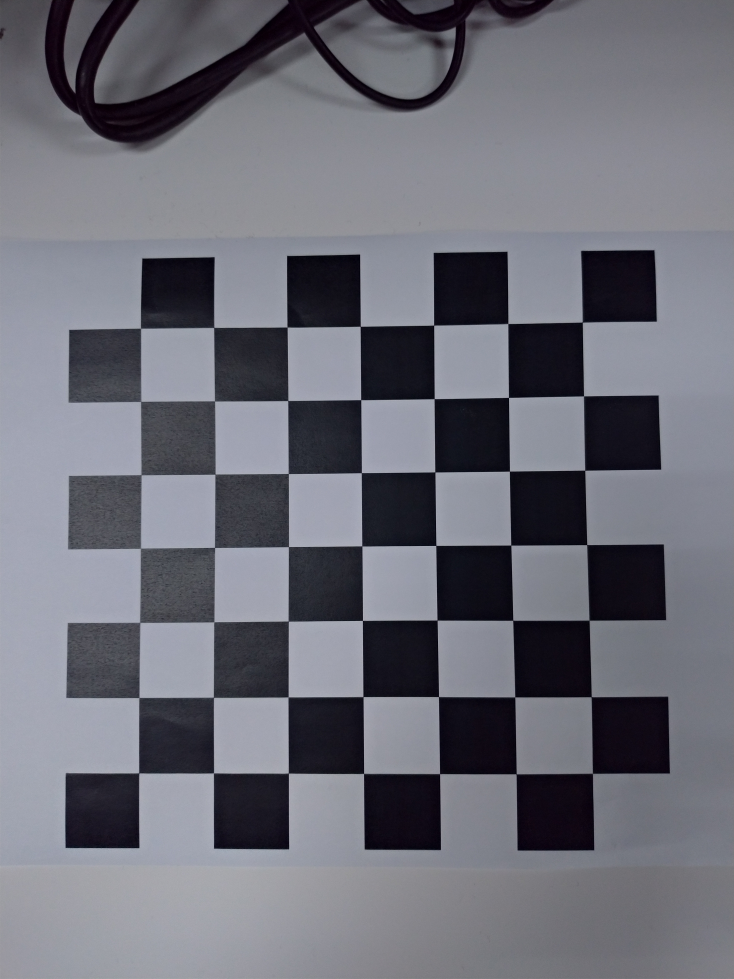
#> input picture Lab1/data/0000.jpg, 2936 x 3916 px (shown at 1/4 size); its folder holds 4 pictures in this run
$ python camera_calibration.py
#> lines starting #> are read from the running program, lines starting #| are printed output that depends on the picture
import numpy as np
import cv2
import glob
import matplotlib.pyplot as plt
import camera_calibration_show_extrinsics as show
from PIL import Image

############################# Magic.......
def Magic(k, l, h):
    MagicV = np.array([h[0, k]*h[0, l],
                     h[0, k]*h[1, l] + h[1, k]*h[0, l],
                     h[1, k]*h[1, l],
                     h[2, k]*h[0, l] + h[0, k]*h[2, l],
                     h[2, k]*h[1, l] + h[1, k]*h[2, l],
                     h[2, k]*h[2, l]],
                     dtype='float32')
    return MagicV


#############################


# prepare object points, like (0,0,0), (1,0,0), (2,0,0) ....,(6,5,0)
# (8,6) is for the given testing images.
# If you use the another data (e.g. pictures you take by your smartphone),
# you need to set the corresponding numbers.
corner_x = 7
corner_y = 7
objp = np.zeros((corner_x*corner_y,3), np.float32)
objp[:,:2] = np.mgrid[0:corner_x, 0:corner_y].T.reshape(-1,2)

# Arrays to store object points and image points from all the images.
objpoints = [] # 3d points in real world space
imgpoints = [] # 2d points in image plane.

# Make a list of calibration images
images = glob.glob('data/*.jpg')

# Step through the list and search for chessboard corners
print('Start finding chessboard corners...')
for idx, fname in enumerate(images):
    img = cv2.imread(fname)
#> img is the input picture: shape (3916, 2936, 3); mean B, G, R 119, 109.5, 108.7
    gray = cv2.cvtColor(img, cv2.COLOR_BGR2GRAY)
    plt.imshow(gray)

    #Find the chessboard corners
    print('find the chessboard corners of',fname)
    ret, corners = cv2.findChessboardCorners(gray, (corner_x,corner_y), None)
#> ret = True; corners = 49 rows, first 8: [2329.3, 1288.7], [2334.3, 1585.9], [2339.3, 1881.6], [2347.6, 2180.1], [2357, 2482.5], [2366.3, 2787.1], [2369.5, 3095.4], [2032, 1296.7]

    # If found, add object points, image points
    if ret == True:
        objpoints.append(objp)
        imgpoints.append(corners)

        # Draw and display the corners
        cv2.drawChessboardCorners(img, (corner_x,corner_y), corners, ret)
        plt.imshow(img)


#######################################################################################################
#                                Homework 1 Camera Calibration                                        #
#               You need to implement camera calibration(02-camera p.76-80) here.                     #
#   DO NOT use the function directly, you need to write your own calibration function from scratch.   #
#                                          H I N T                                                    #
#                        1.Use the points in each images to find Hi                                   #
#                        2.Use Hi to find out the intrinsic matrix K                                  #
#                        3.Find out the extrensics matrix of each images.                             #
#######################################################################################################
print('Camera calibration...')
img_size = (img.shape[1], img.shape[0])
#> img_size = (3916, 2936)
# You need to comment these functions and write your calibration function from scratch.
# Notice that rvecs is rotation vector, not the rotation matrix, and tvecs is translation vector.
# In practice, you'll derive extrinsics matrixes directly. The shape must be [pts_num,3,4], and use them to plot.
"""
ret, mtx, dist, rvecs, tvecs = cv2.calibrateCamera(objpoints, imgpoints, img_size,None,None)
Vr = np.array(rvecs)
Tr = np.array(tvecs)
extrinsics = np.concatenate((Vr, Tr), axis=1).reshape(-1,6)
"""


"""
Write your code here
## 1. get H
## 2. get B
## 3. B=KtK
## 4. ex = H K


"""

## get H
###
H = np.zeros((len(images), 9))

for iter_H in range(len(objpoints)):
    Obj_Point = objpoints[iter_H]
    Img_point = imgpoints[iter_H]
    M = np.zeros((2 * len(Obj_Point), 9), dtype = np.float64)

    Img_point = Img_point.reshape(49, 2)
    Img_point = np.concatenate((Img_point, np.ones(shape = (49, 1))), axis = 1)

    for iter_M in xrange(len(Obj_Point)):
        x = Obj_Point[iter_M, 0]
        y = Obj_Point[iter_M, 1]
        u = Img_point[iter_M, 0]
        v = Img_point[iter_M, 1]

        M[iter_M * 2] = np.array([-x, -y, -1, 0, 0, 0, x*u, y*u, u])
        M[iter_M * 2 + 1] = np.array([0, 0, 0, -x, -y, -1, x*v, y*v, v])

    U_H, Sigma_H, Vt_H = np.linalg.svd(M)
    index_Min = np.argmin(Sigma_H)

    ##Norm it
    for iter_Vt in range(9):
        Vt_H[index_Min, iter_Vt] = Vt_H[index_Min, iter_Vt] / Vt_H[index_Min, 8]

    H[iter_H] = Vt_H[index_Min]
#> this loop made 4 passes
#> pass 1, `U_H, Sigma_H, Vt_H = np.linalg.svd(M)`:
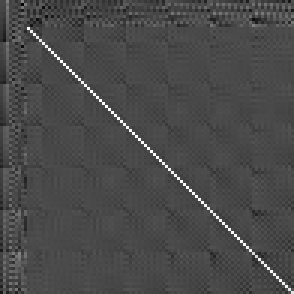
#> U_H: shape (98, 98) float64 (shown 3 times larger); min -0.395, max 0.968, mean 0.000159; drawn with min black and max white
#> pass 2, `U_H, Sigma_H, Vt_H = np.linalg.svd(M)`:
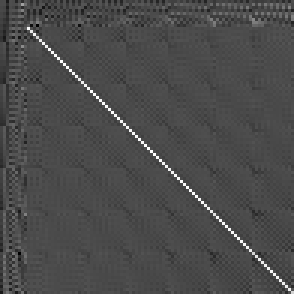
#> U_H: shape (98, 98) float64 (shown 3 times larger); min -0.407, max 0.969, mean -0.00119; drawn with min black and max white


H = np.reshape(H, (len(images), 3, 3))
print("H: ", H)
### H done

## get B
MagicV = np.zeros([2 * len(H), 6])
index = 0
for iter_H in H:
    MagicV[index] = Magic(0, 1, iter_H)
    MagicV[index + 1] = Magic(0, 0, iter_H) - Magic(1, 1, iter_H)
    index = index + 2

U_B, Sigma_B, VT_B = np.linalg.svd(MagicV)
index_Min_B = np.argmin(Sigma_B)
b = VT_B[index_Min_B]
print("b; ", b)
B = np.array([[b[0],b[1],b[3]],
              [b[1],b[2],b[4]],
              [b[3],b[4],b[5]]])

Oy = (b[1] * b[3] - b[0] * b[4]) / (b[0] * b[2] - b[1] * b[1])

if b[0] == 0:
    b[0] = 1.0
Lda_B = b[5] - (b[3] * b[3] + Oy * (b[1] * b[3] - b[0] * b[4])) / b[0]
B = B / Lda_B

## B done
## Calculate K
K = np.linalg.inv(np.linalg.cholesky(B).transpose())

## K done

## do extrinsics

extrinsics = np.zeros((len(H), 3, 4))
K_inverse = np.linalg.inv(K)

for index in range(len(images)):
    h = H[index]
    h1 = h[:, 0]
    h2 = h[:, 1]
    h3 = h[:, 2]

    Lda_1 = 1 / np.linalg.norm(np.dot(K_inverse,h1), ord = 2)
    Lda_2 = 1 / np.linalg.norm(np.dot(K_inverse,h2), ord = 2)
    Lda_3 = (Lda_1 + Lda_2) / 2

    r1 = Lda_1 * (np.dot(K_inverse,h1))
    r2 = Lda_2 * (np.dot(K_inverse,h2))
    r3 = np.cross(r1, r2)
    t = Lda_3 * (np.dot(K_inverse,h3))
    extrinsics[index] = np.array([[r1[0],r2[0],r3[0],t[0]],
                                  [r1[1],r2[1],r3[1],t[1]],
                                  [r1[2],r2[2],r3[2],t[2]]])

## extrinsics done


## set mtk, extrinsisc

mtx = K
# extrinsics define before

# show the camera extrinsics
print('Show the camera extrinsics')
# plot setting
# You can modify it for better visualization
fig = plt.figure(figsize=(10, 10))
#> (the run stopped early here; a loop or call above may not have finished)
